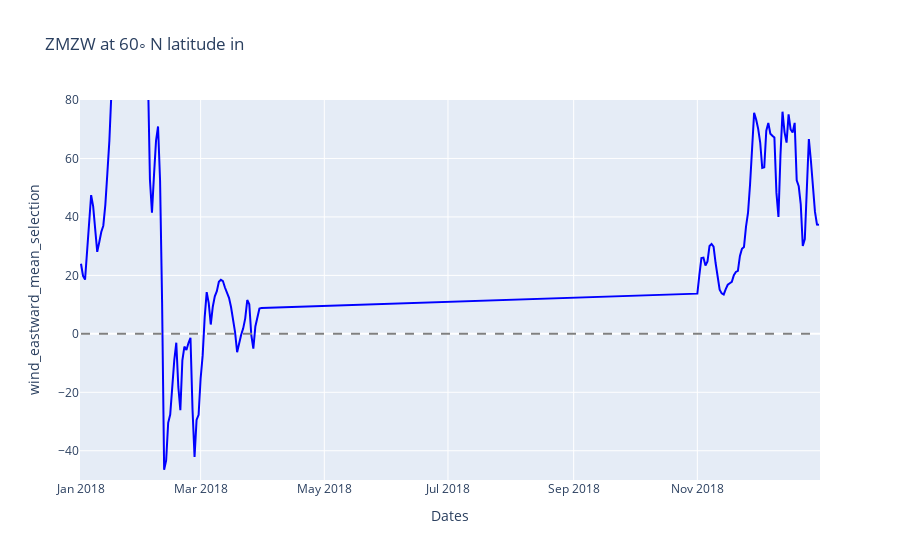

Notebook code for this chart:
### Code cell
import plotly.graph_objects as go

# df = df_dataset
# Create figure and plot the DataFrame
fig = go.Figure()

# fig.add_trace(go.Scatter(x=df['dates'], y=df['res_filtered'].rolling(3).mean(), name='Res Filtered', mode='markers', marker=dict(color='blue', size=2)))
fig.add_trace(go.Scatter(x=df['dates'], y=df['wind_eastward_mean_selection'], name='wind_eastward_mean_selection', line=dict(color='blue')))

# Add a dashed line at y=0
fig.add_shape(type='line', x0=df['dates'].min(), y0=0, x1=df['dates'].max(), y1=0, line=dict(color='gray', dash='dash'))

# Set layout
fig.update_layout(
    yaxis=dict(
        range=[-50, 80],
        title='wind_eastward_mean_selection'
    )
    ,xaxis=dict(title='Dates'),
    title=f'ZMZW at 60◦ N latitude in',
    legend=dict(orientation="h", y=1.2, x=0.5)
)

# Show the plot
fig.show()

### Figure 1 — Plotly figure (JSON) as saved in the notebook; plotly's stock layout.template omitted (floating-point values rounded to 4 significant figures; data arrays with more than 128 entries replaced by an {"elided": "..."} marker saying what was removed)
{"data": [{"line": {"color": "blue"}, "name": "wind_eastward_mean_selection", "type": "scatter", "x": {"elided": "151 str values"}, "y": {"elided": "151 float values"}}], "layout": {"legend": {"orientation": "h", "x": 0.5, "y": 1.2}, "shapes": [{"line": {"color": "gray", "dash": "dash"}, "type": "line", "x0": "2018-01-01T00:00:00", "x1": "2018-12-31T00:00:00", "y0": 0, "y1": 0}], "title": {"text": "ZMZW at 60◦ N latitude in"}, "xaxis": {"title": {"text": "Dates"}}, "yaxis": {"range": [-50, 80], "title": {"text": "wind_eastward_mean_selection"}}}}
